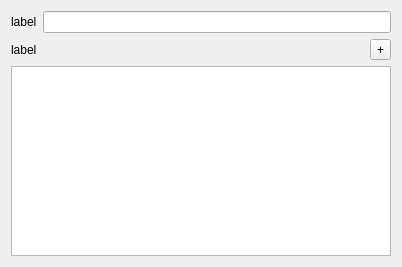
<?xml version="1.0" encoding="UTF-8"?>
<ui version="4.0">
 <class>subcategoryEditor</class>
 <widget class="QWidget" name="subcategoryEditor">
  <property name="geometry">
   <rect>
    <x>0</x>
    <y>0</y>
    <width>402</width>
    <height>267</height>
   </rect>
  </property>
  <property name="windowTitle">
   <string>Editor</string>
  </property>
  <layout class="QVBoxLayout" name="verticalLayout">
   <item>
    <layout class="QHBoxLayout" name="horizontalLayout">
     <item>
      <widget class="QLabel" name="lblName">
       <property name="text">
        <string>label</string>
       </property>
       <property name="buddy">
        <cstring>editName</cstring>
       </property>
      </widget>
     </item>
     <item>
      <widget class="QLineEdit" name="editName"/>
     </item>
    </layout>
   </item>
   <item>
    <layout class="QHBoxLayout" name="horizontalLayout_2">
     <item>
      <widget class="QLabel" name="lblChildText">
       <property name="maximumSize">
        <size>
         <width>16777215</width>
         <height>16777215</height>
        </size>
       </property>
       <property name="text">
        <string>label</string>
       </property>
      </widget>
     </item>
     <item>
      <widget class="QToolButton" name="btnAdd">
       <property name="minimumSize">
        <size>
         <width>0</width>
         <height>0</height>
        </size>
       </property>
       <property name="maximumSize">
        <size>
         <width>16777215</width>
         <height>16777215</height>
        </size>
       </property>
       <property name="toolTip">
        <string>Add new</string>
       </property>
       <property name="text">
        <string>+</string>
       </property>
      </widget>
     </item>
    </layout>
   </item>
   <item>
    <widget class="QListWidget" name="listView">
     <property name="maximumSize">
      <size>
       <width>16777215</width>
       <height>16777215</height>
      </size>
     </property>
    </widget>
   </item>
  </layout>
 </widget>
 <tabstops>
  <tabstop>editName</tabstop>
 </tabstops>
 <resources/>
 <connections/>
</ui>
